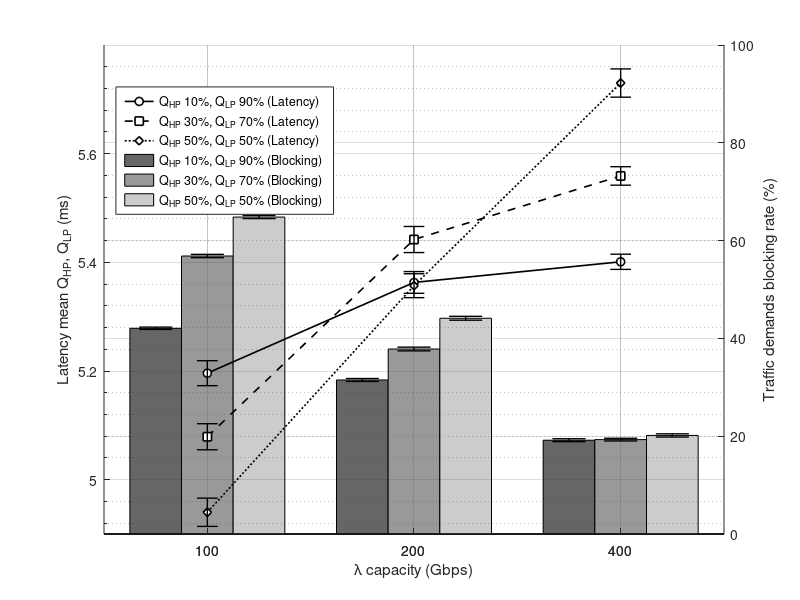

MATLAB code to generate this figure:
close all; clf;

function h = terrorbar(x, y, ci, style, cap, color)
  if nargin < 6, color = 'k'; end
  h = plot(x, y, style, 'LineWidth', 1.2, 'MarkerSize', 6, ...
           'MarkerFaceColor', 'w', 'Color', color);
  for i = 1:numel(x)
    % vertical bar
    line([x(i) x(i)], [y(i)-ci(i), y(i)+ci(i)], 'Color', color, 'LineWidth', 1);
    % horizontal caps
    line([x(i)-cap x(i)+cap], [y(i)+ci(i) y(i)+ci(i)], 'Color', color, 'LineWidth', 1);
    line([x(i)-cap x(i)+cap], [y(i)-ci(i) y(i)-ci(i)], 'Color', color, 'LineWidth', 1);
  end
endfunction

## --- Data ---------------------------------------------------------------
Lat10_90split = [5.196 5.363 5.401];
Lat30_70split = [5.079 5.442 5.559];
Lat50_50split = [4.94 5.357 5.73];

%BlckLPperc10_90split = [57.4 39.3 22];
%BlckLPperc30_70split = [56.9 38.5 20.9];
%BlckLPperc50_50split = [56.7 38 19.8];

BlckTRperc10_90split = [42.072 31.501 19.182];
BlckTRperc30_70split = [56.848 37.832 19.303];
BlckTRperc50_50split = [64.814 44.12 20.16];

ciLat10_90split = [0.023 0.02 0.014];
ciLat30_70split = [0.024 0.024 0.017];
ciLat50_50split = [0.026 0.022 0.026];

%ciBlckLPperc10_90split = [0.322 0.357 0.347];
%ciBlckLPperc30_70split = [0.334 0.34 0.309];
%ciBlckLPperc50_50split = [0.302 0.37 0.336];

ciBlckTRperc10_90split = [0.237773094333322 0.294340647381854 0.297283329475621];
ciBlckTRperc30_70split = [0.338810638316794 0.380271700060686 0.274455525403058];
ciBlckTRperc50_50split = [0.31436566356135 0.396030833324874 0.328131384205189];

x = 1:3;
labels = {"100", "200", "400"};

axBars = axes();
hold(axBars, "on");

barWidth = 0.25;
x1 = x - barWidth;    # Q_HP 10%
x2 = x;               # Q_HP 30%
x3 = x + barWidth;    # Q_HP 50%

bh1 = bar(axBars, x1, BlckTRperc10_90split, barWidth, "FaceColor", "#666666", "EdgeColor", "k");
bh2 = bar(axBars, x2, BlckTRperc30_70split, barWidth, "FaceColor", "#999999", "EdgeColor", "k");
bh3 = bar(axBars, x3, BlckTRperc50_50split, barWidth, "FaceColor", "#cccccc", "EdgeColor", "k");

## Add T error bars for blocking rates
capw = 0.08;
for i = 1:numel(x)
  % Red-ish (10/90)
  line([x1(i) x1(i)], [BlckTRperc10_90split(i)-ciBlckTRperc10_90split(i), ...
                        BlckTRperc10_90split(i)+ciBlckTRperc10_90split(i)], ...
       "Color", "k", "LineWidth", 1);
  line([x1(i)-capw x1(i)+capw], [BlckTRperc10_90split(i)+ciBlckTRperc10_90split(i), ...
                                  BlckTRperc10_90split(i)+ciBlckTRperc10_90split(i)], ...
       "Color", "k", "LineWidth", 1);
  line([x1(i)-capw x1(i)+capw], [BlckTRperc10_90split(i)-ciBlckTRperc10_90split(i), ...
                                  BlckTRperc10_90split(i)-ciBlckTRperc10_90split(i)], ...
       "Color", "k", "LineWidth", 1);

  % Green (30/70)
  line([x2(i) x2(i)], [BlckTRperc30_70split(i)-ciBlckTRperc30_70split(i), ...
                        BlckTRperc30_70split(i)+ciBlckTRperc30_70split(i)], ...
       "Color", "k", "LineWidth", 1);
  line([x2(i)-capw x2(i)+capw], [BlckTRperc30_70split(i)+ciBlckTRperc30_70split(i), ...
                                  BlckTRperc30_70split(i)+ciBlckTRperc30_70split(i)], ...
       "Color", "k", "LineWidth", 1);
  line([x2(i)-capw x2(i)+capw], [BlckTRperc30_70split(i)-ciBlckTRperc30_70split(i), ...
                                  BlckTRperc30_70split(i)-ciBlckTRperc30_70split(i)], ...
       "Color", "k", "LineWidth", 1);

  % Blue (50/50)
  line([x3(i) x3(i)], [BlckTRperc50_50split(i)-ciBlckTRperc50_50split(i), ...
                        BlckTRperc50_50split(i)+ciBlckTRperc50_50split(i)], ...
       "Color", "k", "LineWidth", 1);
  line([x3(i)-capw x3(i)+capw], [BlckTRperc50_50split(i)+ciBlckTRperc50_50split(i), ...
                                  BlckTRperc50_50split(i)+ciBlckTRperc50_50split(i)], ...
       "Color", "k", "LineWidth", 1);
  line([x3(i)-capw x3(i)+capw], [BlckTRperc50_50split(i)-ciBlckTRperc50_50split(i), ...
                                  BlckTRperc50_50split(i)-ciBlckTRperc50_50split(i)], ...
       "Color", "k", "LineWidth", 1);
endfor

set(axBars, "XTick", x, "XTickLabel", labels);
set(axBars, "YAxisLocation", "right");
ylim(axBars, [0 100]);
ylabel(axBars, "Traffic demands blocking rate (%)");
xlabel(axBars, "λ capacity (Gbps)");
grid(axBars, "on");


pos = get(axBars, "Position");
axLines = axes("Position", pos, "Color", "none");
hold(axLines, "on");

## Plot 3 curves with T error bars
ph1 = terrorbar(x, Lat10_90split, ciLat10_90split, "r-o", 0.05, "k");
ph2 = terrorbar(x, Lat30_70split, ciLat30_70split, "g--s", 0.05, "k");
ph3 = terrorbar(x, Lat50_50split, ciLat50_50split, "b:d", 0.05, "k");

set(axLines, "XTick", x, "XTickLabel", labels);
xlim(axLines, [0.5 3.5]);
ylim(axLines, [4.9 5.8]);
ylabel(axLines, "Latency mean Q_{HP}, Q_{LP} (ms)");
grid(axLines, "on");
set(axLines, "YMinorTick", "on");
set(axLines, "YMinorGrid", "on");


%title(axLines, "Hybrid Bypass, NSFnet, 1 fiber/link, 40 λ/fiber, Traffic load 400G, No λ converters, Varying traffic splits");

hleg = legend(axLines, [ph1 ph2 ph3 bh1 bh2 bh3], ...
  {"Q_{HP} 10%, Q_{LP} 90% (Latency)", ...
   "Q_{HP} 30%, Q_{LP} 70% (Latency)", ...
   "Q_{HP} 50%, Q_{LP} 50% (Latency)", ...
   "Q_{HP} 10%, Q_{LP} 90% (Blocking)", ...
   "Q_{HP} 30%, Q_{LP} 70% (Blocking)", ...
   "Q_{HP} 50%, Q_{LP} 50% (Blocking)"}, ...
   "location", "northwest");

pos = get(hleg, "position");
pos(2) = pos(2) - 0.05;
set(hleg, "position", pos);


set(axLines, "Position", get(axBars, "Position"));
linkaxes([axBars axLines], "x");

drawnow;
drawnow;

figureName = 'newFig12b_new_with_CI_blockTRs';   % <- change per figure
print([figureName '.png'], '-dpng', '-r600');
fprintf('Done! Exported %s.png at 600 DPI.\n', figureName);

